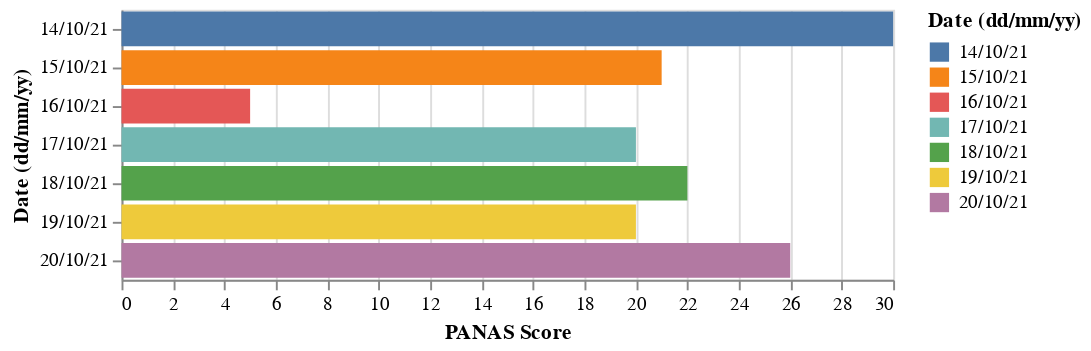

The code cell stored with this chart in its notebook:
### Code cell
# Create and show a bar graph with a drop-down box for filtering dates
dropdown_box = alt.binding_select(options=list(df_daily_score_marela["Date (dd/mm/yy)"]))
selection = alt.selection_single(fields=["Date (dd/mm/yy)"], bind=dropdown_box, name="Date")
alt.Chart(df_daily_score_marela).mark_bar().encode(
    x="PANAS Score",
    y="Date (dd/mm/yy)",
    color=alt.condition(selection, "Date (dd/mm/yy)", alt.value("lightgray")),
).add_selection(selection)

### Figure 1 — Vega-Lite specification as saved in the notebook (floating-point values rounded to 4 significant figures)
{"config": {"view": {"continuousWidth": 400, "continuousHeight": 300}}, "data": {"name": "data-3c42829e2c111c3b6ac49351e4924808"}, "mark": "bar", "encoding": {"color": {"condition": {"type": "nominal", "field": "Date (dd/mm/yy)", "selection": "Date"}, "value": "lightgray"}, "x": {"type": "quantitative", "field": "PANAS Score"}, "y": {"type": "nominal", "field": "Date (dd/mm/yy)"}}, "selection": {"Date": {"type": "single", "fields": ["Date (dd/mm/yy)"], "bind": {"input": "select", "options": ["14/10/21", "15/10/21", "16/10/21", "17/10/21", "18/10/21", "19/10/21", "20/10/21"]}}}, "$schema": "https://vega.github.io/schema/vega-lite/v4.8.1.json", "datasets": {"data-3c42829e2c111c3b6ac49351e4924808": [{"Date (dd/mm/yy)": "14/10/21", "PANAS Score": 30}, {"Date (dd/mm/yy)": "15/10/21", "PANAS Score": 21}, {"Date (dd/mm/yy)": "16/10/21", "PANAS Score": 5}, {"Date (dd/mm/yy)": "17/10/21", "PANAS Score": 20}, {"Date (dd/mm/yy)": "18/10/21", "PANAS Score": 22}, {"Date (dd/mm/yy)": "19/10/21", "PANAS Score": 20}, {"Date (dd/mm/yy)": "20/10/21", "PANAS Score": 26}]}}
